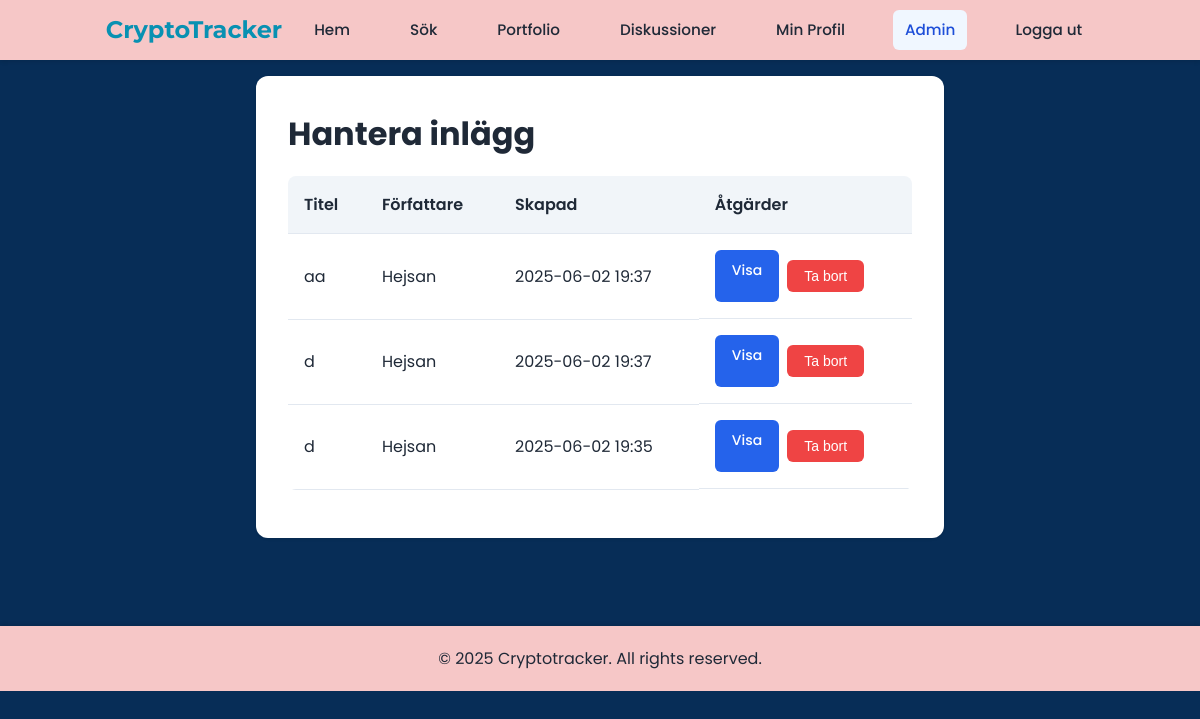
Before: /pages/admin/posts.php (signed in) with the older database file.
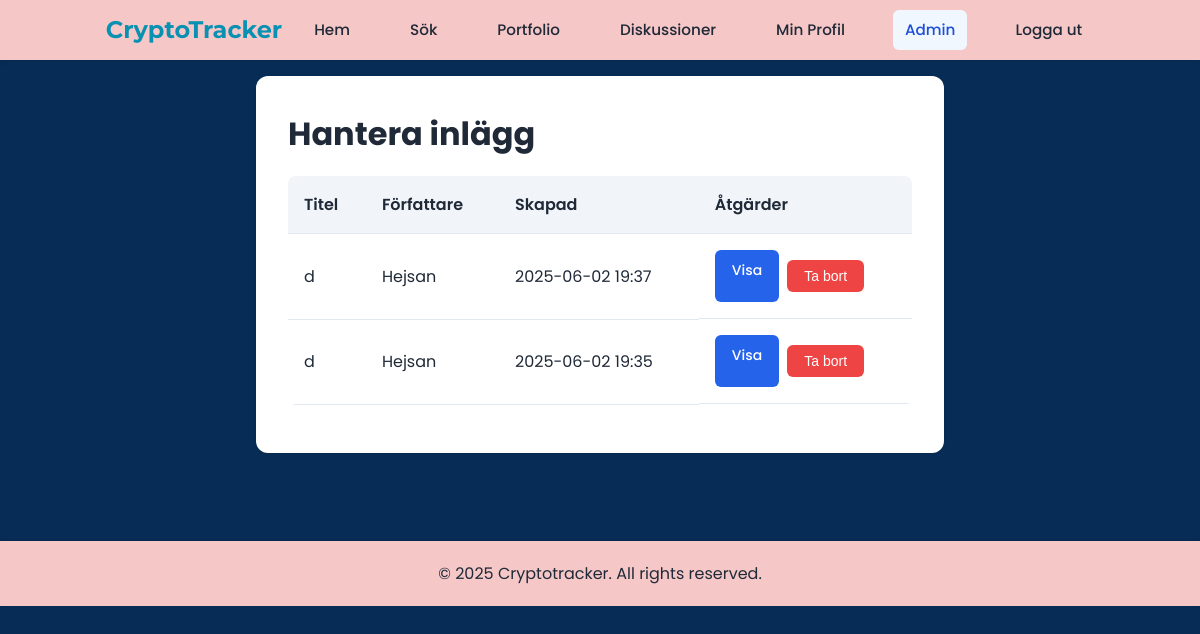
After: the same page with the newer database file.
### tables this page shows
CREATE TABLE posts (
    id INTEGER PRIMARY KEY AUTOINCREMENT,
    user_id INTEGER,
    crypto_symbol VARCHAR(10) NOT NULL,
    title VARCHAR(100) NOT NULL,
    content TEXT NOT NULL,
    image_url VARCHAR(255),
    created_at TIMESTAMP DEFAULT CURRENT_TIMESTAMP,
    FOREIGN KEY (user_id) REFERENCES users(id) ON DELETE CASCADE
);

CREATE TABLE users (
    id INTEGER PRIMARY KEY AUTOINCREMENT,
    username VARCHAR(50) UNIQUE NOT NULL,
    password VARCHAR(255) NOT NULL,
    email VARCHAR(100) UNIQUE NOT NULL,
    role VARCHAR(20) DEFAULT 'user',
    profile_image VARCHAR(255),
    created_at TIMESTAMP DEFAULT CURRENT_TIMESTAMP
, bio TEXT);

### pages/admin/posts.php (the view, shortened to what this page needs)
<?php
try {
    $db = new PDO('sqlite:' . __DIR__ . '/../../db/crypto_tracker.db');
    $stmt = $db->query("
        SELECT
            p.*,
            u.username
        FROM posts p
        JOIN users u ON p.user_id = u.id
        ORDER BY p.created_at DESC
    ");
    $posts = $stmt->fetchAll(PDO::FETCH_ASSOC);
} catch(PDOException $e) {
    $error_message = "Kunde inte hämta inlägg: " . $e->getMessage();
}
?>
<!DOCTYPE html>
<html lang="sv">
<head>
    <link rel="stylesheet" href="../../css/styles.css">
</head>
<body>
    <?php include '../../header.php'; ?>
    <div class="container">
        <div class="white-container">
            <h1>Hantera inlägg</h1>
            <div class="admin-table-container">
                <table class="admin-table">
                    <thead>
                        <tr>
                            <th>Titel</th>
                            <th>Författare</th>
                            <th>Skapad</th>
                            <th>Åtgärder</th>
                        </tr>
                    </thead>
                    <tbody>
                        <?php if (empty($posts)): ?>
                            <tr>
                                <td colspan="4" style="text-align: center;">Inga inlägg hittades</td>
                            </tr>
                        <?php else: ?>
                            <?php foreach ($posts as $post): ?>
                                <tr>
                                    <td><?= htmlspecialchars($post['title']) ?></td>
                                    <td><?= htmlspecialchars($post['username']) ?></td>
                                    <td><?= date('Y-m-d H:i', strtotime($post['created_at'])) ?></td>
                                    <td class="actions">
                                        <a href="../discussions.php?post_id=<?= $post['id'] ?>" class="view-btn small">Visa</a>
                                        <form method="POST" style="display: inline;" onsubmit="return confirm('Är du säker på att du vill ta bort detta inlägg?');">
                                            <button type="submit" name="delete_post" class="delete-btn small">Ta bort</button>
                                        </form>
                                    </td>
                                </tr>
                            <?php endforeach; ?>
                        <?php endif; ?>
                    </tbody>
                </table>
            </div>
        </div>
    </div>
    <?php include '../../php/footer.php'; ?>
</body>
</html>

Changed rows visible on the page:
removed posts: title "aa", user.username "Hejsan", created_at "2025-06-02 19:37"
